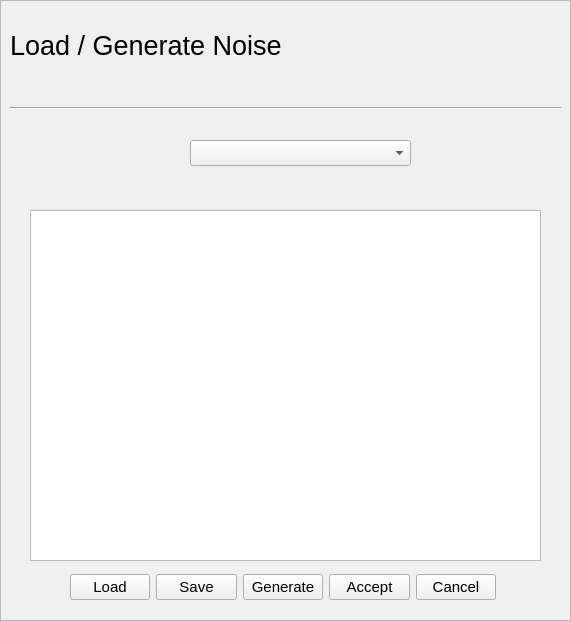
  <widget class="QFrame" name="frame_loadNoise">
   <property name="geometry">
    <rect>
     <x>0</x>
     <y>0</y>
     <width>571</width>
     <height>621</height>
    </rect>
   </property>
   <property name="autoFillBackground">
    <bool>true</bool>
   </property>
   <property name="frameShape">
    <enum>QFrame::StyledPanel</enum>
   </property>
   <property name="frameShadow">
    <enum>QFrame::Raised</enum>
   </property>
   <widget class="QLabel" name="label_19">
    <property name="geometry">
     <rect>
      <x>10</x>
      <y>10</y>
      <width>551</width>
      <height>71</height>
     </rect>
    </property>
    <property name="font">
     <font>
      <pointsize>20</pointsize>
     </font>
    </property>
    <property name="text">
     <string>Load / Generate Noise</string>
    </property>
   </widget>
   <widget class="Line" name="line_12">
    <property name="geometry">
     <rect>
      <x>10</x>
      <y>100</y>
      <width>551</width>
      <height>16</height>
     </rect>
    </property>
    <property name="orientation">
     <enum>Qt::Horizontal</enum>
    </property>
   </widget>
   <widget class="QWidget" name="layoutWidget_12">
    <property name="geometry">
     <rect>
      <x>70</x>
      <y>570</y>
      <width>426</width>
      <height>34</height>
     </rect>
    </property>
    <layout class="QHBoxLayout" name="horizontalLayout_12">
     <item>
      <widget class="QPushButton" name="pushButton_34">
       <property name="font">
        <font>
         <pointsize>11</pointsize>
        </font>
       </property>
       <property name="text">
        <string>Load</string>
       </property>
      </widget>
     </item>
     <item>
      <widget class="QPushButton" name="pushButton_35">
       <property name="font">
        <font>
         <pointsize>11</pointsize>
        </font>
       </property>
       <property name="text">
        <string>Save</string>
       </property>
      </widget>
     </item>
     <item>
      <widget class="QPushButton" name="pushButton_37">
       <property name="font">
        <font>
         <pointsize>11</pointsize>
        </font>
       </property>
       <property name="text">
        <string>Generate</string>
       </property>
      </widget>
     </item>
     <item>
      <widget class="QPushButton" name="pushButton_36">
       <property name="font">
        <font>
         <pointsize>11</pointsize>
        </font>
       </property>
       <property name="text">
        <string>Accept</string>
       </property>
      </widget>
     </item>
     <item>
      <widget class="QPushButton" name="pushButton_cancelLoadNoise">
       <property name="font">
        <font>
         <pointsize>11</pointsize>
        </font>
       </property>
       <property name="text">
        <string>Cancel</string>
       </property>
      </widget>
     </item>
    </layout>
   </widget>
   <widget class="QTableWidget" name="tableWidget_9">
    <property name="geometry">
     <rect>
      <x>30</x>
      <y>210</y>
      <width>511</width>
      <height>351</height>
     </rect>
    </property>
   </widget>
   <widget class="QComboBox" name="comboBox_2">
    <property name="geometry">
     <rect>
      <x>190</x>
      <y>140</y>
      <width>221</width>
      <height>26</height>
     </rect>
    </property>
   </widget>
  </widget>
